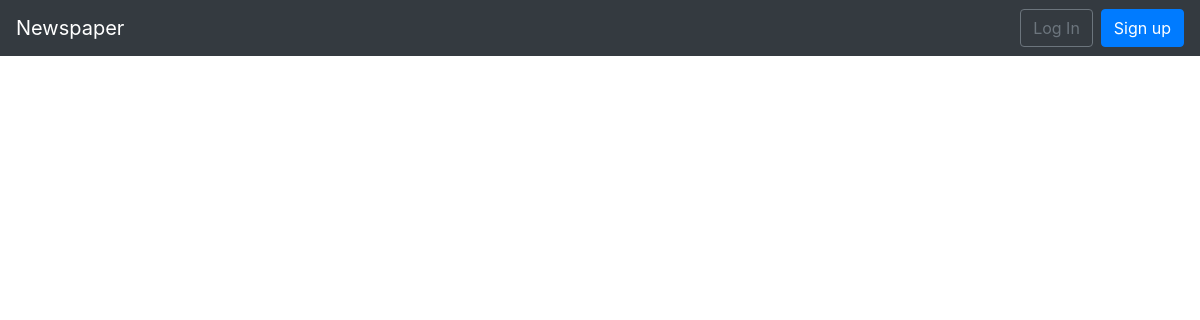
The page /articles/ on the database as committed earlier.
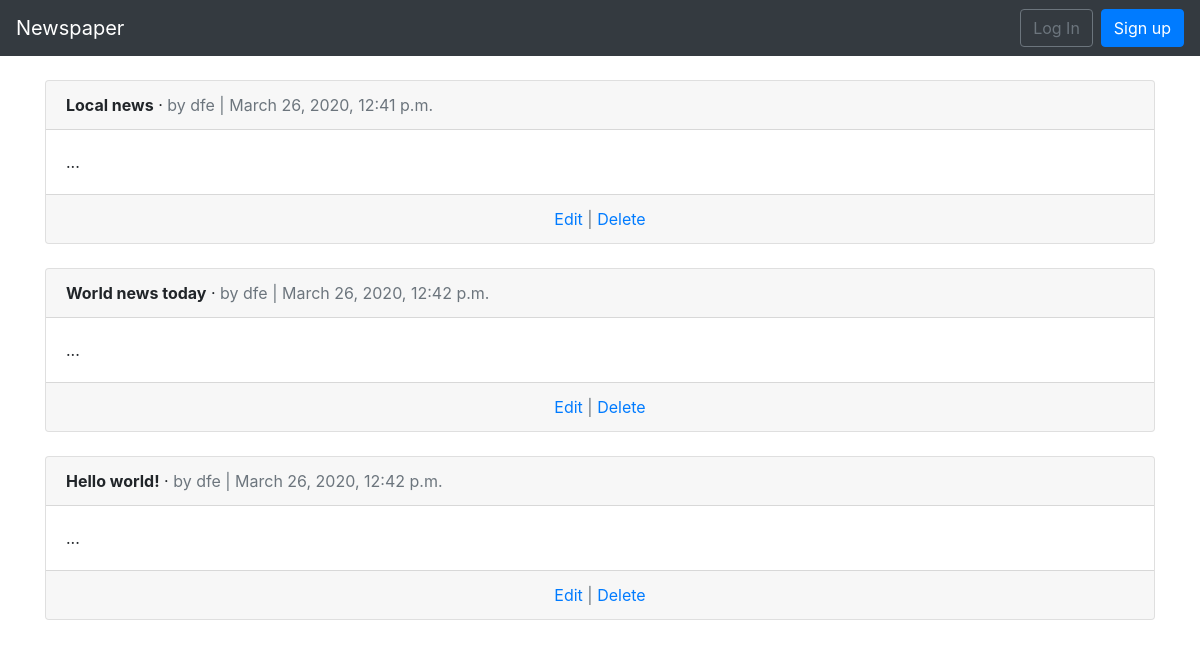
The same page on the database as committed later.
### articles/models.py (models this page shows, shortened)
class Article(models.Model):
    title = models.CharField(max_length=255)
    body = models.TextField()
    date = models.DateTimeField(auto_now_add=True)
    author = models.ForeignKey(
        get_user_model(),
        on_delete=models.CASCADE,
    )

### users/models.py (models this page shows)
class CustomUser(AbstractUser):
    age = models.PositiveIntegerField(null=True, blank=True)

### articles/views.py (the view)
# urls.py: path('', ArticleListView.as_view(), name='article_list')
class ArticleListView(ListView):
    model = Article
    template_name = 'article_list.html'

### templates/article_list.html (shortened to what this page needs)
{% extends 'base.html' %}
{% block content %}
  {% for article in object_list %}
    <div class="card">
      <div class="card-header">
        <span class="font-weight-bold">{{ article.title }}</span> &middot;
        <span class="text-muted">by {{ article.author }} |
        {{ article.date }}</span>
      </div>
      <div class="card-body">
        {{ article.body }} </div>
      <div class="card-footer text-center text-muted">
        <a href="#">Edit</a> | <a href="#">Delete</a>
      </div>
    </div>
    <br />
  {% endfor %}
{% endblock content %}

### templates/base.html (shortened to what this page needs)
<!doctype html>
<html lang="en">
  <head>
<link rel="stylesheet" href="https://stackpath.bootstrapcdn.com/bootstrap/4.1.3/css/bootstrap.min.css"
integrity="sha384-MCw98/SFnGE8fJT3GXwEOngsV7Zt27NXFoaoApmYm81iuXoPkFOJwJ8ERdknLPMO"
crossorigin="anonymous">
<title>{% block title %}Newspaper App{% endblock title %}</title> </head>
<body>
  <nav class="navbar navbar-expand-md navbar-dark bg-dark mb-4">
    <a class="navbar-brand" href="{% url 'home' %}">Newspaper</a>
    <div class="collapse navbar-collapse" id="navbarCollapse">
      {% if user.is_authenticated %}
        <ul class="navbar-nav ml-auto">
          <li class="nav-item">
            <a class="nav-link dropdown-toggle" href="#" id="userMenu"
              data-toggle="dropdown" aria-haspopup="true"
              aria-expanded="false">
              {{ user.username }}
            </a>
            <div class="dropdown-menu dropdown-menu-right"
              aria-labelledby="userMenu">
              <a class="dropdown-item"
              href="{% url 'password_change'%}">Change password</a>
              <div class="dropdown-divider"></div>
              <a class="dropdown-item" href="{% url 'logout' %}">
                Log Out</a>
            </div>
          </li>
        </ul>
        {% else %}
        <form class="form-inline ml-auto">
          <a href="{% url 'login' %}" class="btn btn-outline-secondary">
            Log In</a>
          <a href="{% url 'signup' %}" class="btn btn-primary ml-2">
            Sign up</a>
        </form>
        {% endif %}
</div>
</nav>
<div class="container"> {% block content %} {% endblock content %}
</div>
</body>
</html>

Rows that differ between the two databases and show on the page:
added Article: title "Local news", author "dfe", date "March 26, 2020, 12:41 p.m.", body "..."
added Article: title "World news today", author "dfe", date "March 26, 2020, 12:42 p.m.", body "..."
added Article: title "Hello world!", author "dfe", date "March 26, 2020, 12:42 p.m.", body "..."
